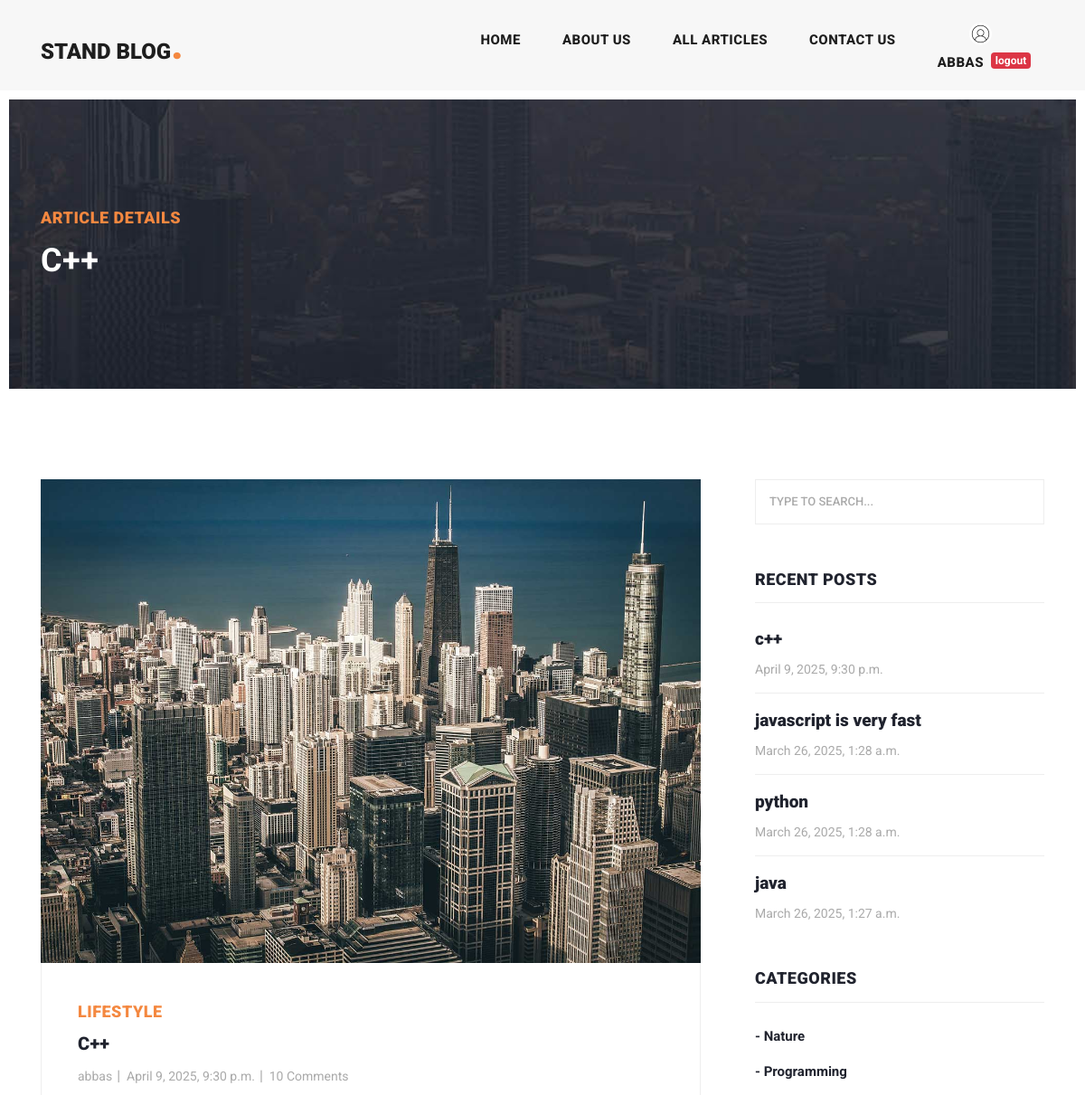
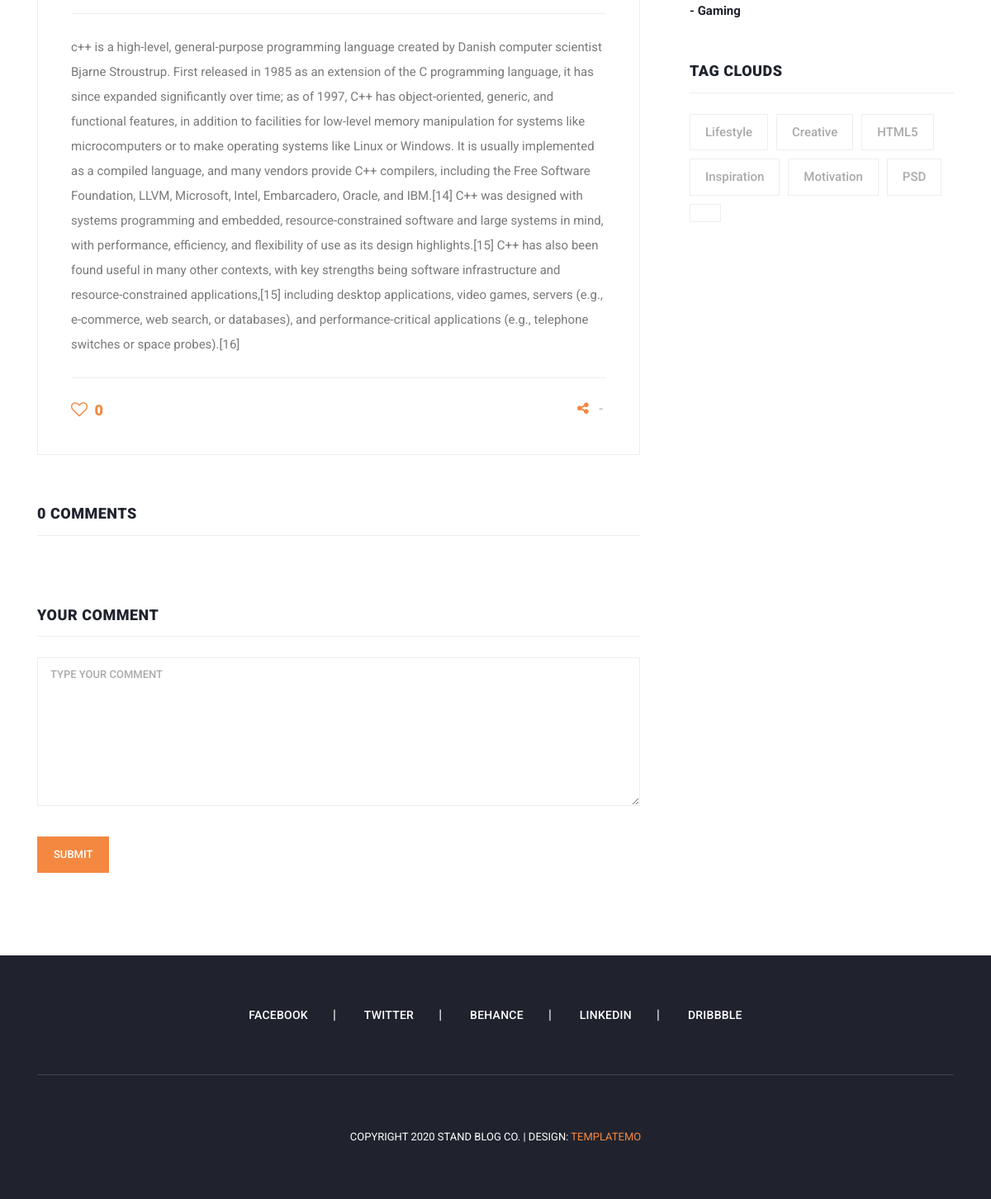
The app's page /articles/detail/c (signed in) with its own data (2 pictures, top to bottom).
### blog/models.py (models this page shows, shortened)
class Article(models.Model):
    author = models.ForeignKey(User , on_delete=models.SET_NULL, null=True , blank=True , related_name='articles')
    title = models.CharField(max_length=80)
    category = models.ManyToManyField(Category , related_name="articles")
    body = models.TextField()
    image = models.ImageField(upload_to='images/articles' , null=True, blank=True)
    created = models.DateTimeField(auto_now_add=True)
    updated = models.DateTimeField(auto_now=True)
    is_published = models.BooleanField(default=True)
    slug = models.SlugField(blank=True , unique=True)
    objects = models.Manager()
    class Meta:
        ordering = ('-updated','-created')
    def get_absolute_url(self):
        return reverse('blog:article_detail', kwargs={'slug': self.slug})

class Category(models.Model):
    title = models.CharField(max_length=100)
    created = models.DateTimeField(auto_now_add=True)

### blog/views.py (the view)
# urls.py: path('detail/<slug:slug>', views.article_detail, name='article_detail'),
def article_detail(request, slug):
    article = get_object_or_404(Article, slug=slug)
    if request.method == 'POST':
        parent_id = request.POST.get('parent_id', None)
        body = request.POST.get('body')
        parent_id = int(parent_id) if parent_id and parent_id.isdigit() else None
        Comment.objects.create(body=body, article=article, user=request.user, parent_id=parent_id)
    return render(request, 'blog/article_detail.html', {'article': article})

### context_processors/context_processors.py (called while the page is built)
def recent_articles(request):
    recent_articles = Article.objects.order_by('-created')
    categories = Category.objects.all()
    return {'recent_articles': recent_articles , "categories": categories}

### blog/templates/blog/article_detail.html (shortened to what this page needs)
{% extends 'base.html' %}
{% load static %}
{% load social_share %}
{% block content %}
    <div class="heading-page header-text">
      <section class="page-heading">
        <div class="container">
          <div class="row">
            <div class="col-lg-12">
              <div class="text-content">
                <h4>Article Details</h4>
                <h2>{{ article.title }}</h2>
              </div>
            </div>
          </div>
        </div>
      </section>
    </div>
    <section class="blog-posts grid-system">
      <div class="container">
        <div class="row">
          <div class="col-lg-8">
            <div class="all-blog-posts">
              <div class="row">
                <div class="col-lg-12">
                  <div class="blog-post">
                    <div class="blog-thumb">
                      <img src="{{ article.image.url }}" alt="">
                    </div>
                    <div class="down-content">
                      <span>Lifestyle</span>
                      <a href="post-details.html"><h4>{{ article.title }}</h4></a>
                      <ul class="post-info">
                        <li><a href="#">{{ article.author.username }}</a></li>
                        <li><a href="#">{{ article.created }}</a></li>
                        <li><a href="#">10 Comments</a></li>
                      </ul>
                      <p>{{ article.body }}</p>
                      <div class="post-options">
                        <div class="row">
                          <div class="col-6">
                            <ul class="post-tags">
                                {% if is_liked %}
                                     <li>
                                         <a onclick="like('{{ article.slug }}', '{{ article.id }}')">
                                             <i id="like" class="fa fa-heart" style="font-size: 20px"></i>
                                         </a>
                                         <span id="count">{{ article.likes.all.count }}</span>
                                     </li>
                                     {% else %}
                                     <li>
                                         <a onclick="like('{{ article.slug }}', '{{ article.id }}')">
                                             <i id="like" class="fa fa-heart-o" style="font-size: 20px"></i>
                                         </a>
                                         <span id="count">{{ article.likes.all.count }}</span>
                                     </li>
                                {% endif %}
                            </ul>
                          </div>
                          <div class="col-6">
                            <ul class="post-share">
                              <li><i class="fa fa-share-alt"></i></li>
                              <li>-</li>
                            </ul>
                          </div>
                        </div>
                      </div>
                    </div>
                  </div>
                </div>
                <div class="col-lg-12">
                  <div class="sidebar-item comments">
                    <div class="sidebar-heading">
                      <h2>{{ article.comments.count }} comments</h2>
                    </div>
                  </div>
                </div>
              {% if request.user.is_authenticated %}
                  <div class="col-lg-12">
                  <div class="sidebar-item submit-comment">
                    <div class="sidebar-heading">
                      <h2>Your comment</h2>
                    </div>
                    <div class="content">
                      <form id="comment" action="#" method="post">
                        <div class="row">
                          <div class="col-lg-12">
                            <fieldset>
                              <textarea name="body" rows="6" id="body" placeholder="Type your comment" required=""></textarea>
                            </fieldset>
                          </div>
                          <div class="col-lg-12">
                            <fieldset>
                              <button type="submit" id="form-submit" class="main-button">Submit</button>
                            </fieldset>
                          </div>
                        </div>
                      </form>
                    </div>
                  </div>
                </div>
              {% endif %}
              </div>
            </div>
          </div>
          {% include 'includes/sidebar.html' %}
        </div>
      </div>
    </section>
{% endblock %}

### templates/includes/header.html (shortened to what this page needs)
{% load static %}
<header class="">
      <nav class="navbar navbar-expand-lg">
        <div class="container">
          <a class="navbar-brand" href="index.html"><h2>Stand Blog<em>.</em></h2></a>
          <div class="collapse navbar-collapse" id="navbarResponsive">
            <ul class="navbar-nav ml-auto">
              <li class="nav-item{% if request.resolver_match.url_name == 'home' %} active {% endif %}">
                <a class="nav-link" href="{% url 'home_app:home' %}">Home
                </a>
              </li>
              <li class="nav-item">
                <a class="nav-link" href="{% url 'blog:about_us' %}">About Us</a>
              </li>
              <li class="nav-item {% if request.resolver_match.url_name == 'articles_list' %} active {% endif %} ">
                <a class="nav-link" href="{% url 'blog:articles_list' %}">All Articles</a>
              </li>
              <li class="nav-item">
                <a class="nav-link" href="{% url 'blog:contact_us' %}">Contact Us</a>
              </li>
              <li class="nav-item">
                  {% if request.user.is_authenticated %}
                      {% if user.profile.image %}
                          <span><img src="{{ user.profile.image.url }}" width="25px" height="25px" style="border-radius: 100%" alt=""></span>
                          {% else %}
                          <span><img src="{% static 'images/icons/index.jpg' %}" width="25px" height="25px" style="border-radius: 100%" alt=""></span>
                      {% endif %}
                      <div class="d-flex">
                          <a class="nav-link" href="">{{ request.user.username }}</a>
                      <a href={% url 'account:logout' %}><span class="badge badge-danger mt-2">logout</span></a>
                      </div>
                  {% else %}
                      <div class="d-flex" >
                      <a class="nav-link" href={% url 'account:login' %}>login</a> __
                      <a class="nav-link" href={% url 'account:register' %}>register</a>
                      </div>
                  {% endif %}
              </li>
            </ul>
          </div>
        </div>
      </nav>
    </header>

### templates/includes/sidebar.html
{% load static %}
<div class="col-lg-4">
            <div class="sidebar">
              <div class="row">
                <div class="col-lg-12">
                  <div class="sidebar-item search">
                    <form id="search_form" name="gs" method="GET" action="{% url 'blog:search_articles' %}">
                      <input type="text" name="q" class="searchText" placeholder="type to search..." autocomplete="on">
                    </form>
                  </div>
                </div>
                <div class="col-lg-12">
                  <div class="sidebar-item recent-posts">
                    <div class="sidebar-heading">
                      <h2>Recent Posts</h2>
                    </div>
                    <div class="content">
                      <ul>
                        {% for article in recent_articles %}
                            <li><a href="{{ article.get_absolute_url }}">
                              <h5>{{ article.title }}</h5>
                              <span>{{ article.created }}</span>
                        </a></li>
                        {% endfor %}
                      </ul>
                    </div>
                  </div>
                </div>
                <div class="col-lg-12">
                  <div class="sidebar-item categories">
                    <div class="sidebar-heading">
                      <h2>Categories</h2>
                    </div>
                    <div class="content">
                      <ul>
                          {% for category in categories %}
                              <li><a href="{% url 'blog:category_detail' category.id %}">- {{ category.title }}</a></li>
                          {% endfor %}
                      </ul>
                    </div>
                  </div>
                </div>
                <div class="col-lg-12">
                  <div class="sidebar-item tags">
                    <div class="sidebar-heading">
                      <h2>Tag Clouds</h2>
                    </div>
                    <div class="content">
                      <ul>
                        <li><a href="#">Lifestyle</a></li>
                        <li><a href="#">Creative</a></li>
                        <li><a href="#">HTML5</a></li>
                        <li><a href="#">Inspiration</a></li>
                        <li><a href="#">Motivation</a></li>
                        <li><a href="#">PSD</a></li>
                        <li><a href="#">{{ name }}</a></li>
                      </ul>
                    </div>
                  </div>
                </div>
              </div>
            </div>
          </div>

### records on screen
Article: title "C++", image (picture), author.username "abbas", created "April 9, 2025, 9:30 p.m.", body "c++ is a high-level, general-purpose programming language created by Danish computer scientist Bjarne Stroustrup. First released in 1985 as an extension of the C programming language, it has since expanded significantly over time; as of 1997, C++ has object-oriented, generic, and functional features, in addition to facilities for low-level memory manipulation for systems like microcomputers or to make operating systems like Linux or Windows. It is usually implemented as a compiled language, and many vendors provide C++ compilers, including the Free Software Foundation, LLVM, Microsoft, Intel, Embarcadero, Oracle, and IBM.[14] C++ was designed with systems programming and embedded,…", likes.all.count "0", comments.count "0", title "c++"
Article: title "javascript is very fast", created "March 26, 2025, 1:28 a.m."
Article: title "python", created "March 26, 2025, 1:28 a.m."
Article: title "java", created "March 26, 2025, 1:27 a.m."
Category: title "Nature"
Category: title "Programming"
Category: title "Gaming"

### other values on screen
{{ request.user.username }} "ABBAS"
